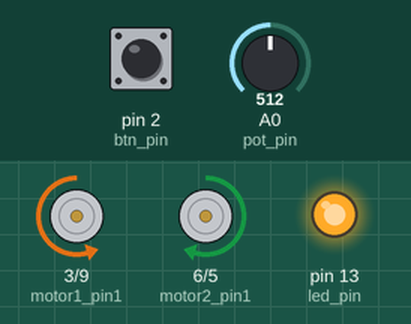
Recording of a sketch running on a simulated Arduino Uno, built with avr-gcc and run on an emulated ATmega328P. Shown: motor-driver pin pairs drawn as motors (green arrow = first pin HIGH = forward, orange = second pin HIGH = backward, longer = more drive, scaled by the enable pin), output pins drawn as LEDs (lit = HIGH). The test bench sets the inputs (shaded band); at power-on: A0 (pot_pin) = 512, pin 2 (btn_pin) LOW.

Above: at 1.2 s.
1.3 s: A0 (pot_pin) set to 716
At 2.5 s:
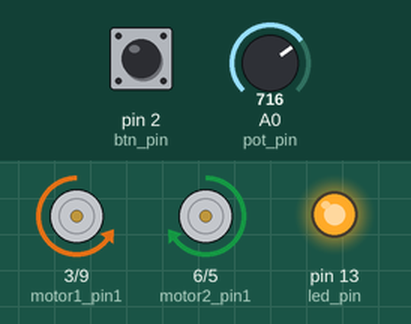
2.8 s: pin 2 (btn_pin) pulled HIGH for 0.15 s
At 2.87 s:
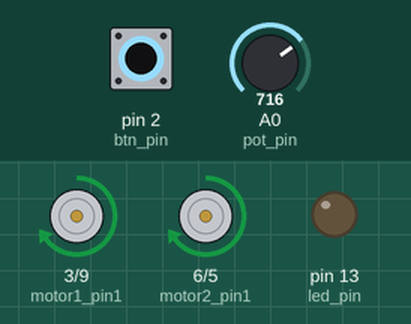
4.4 s: A0 (pot_pin) set to 306
At 5.1 s:
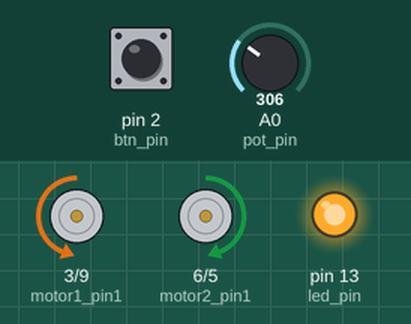
5.9 s: pin 2 (btn_pin) pulled HIGH for 1 s
At 6.7 s:
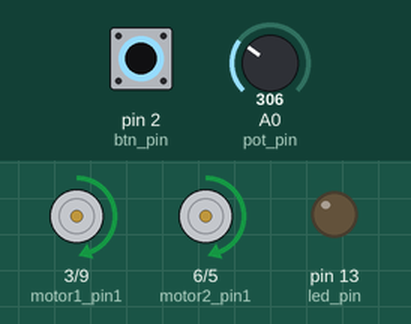
8.4 s: A0 (pot_pin) set to 22
At 9.4 s:
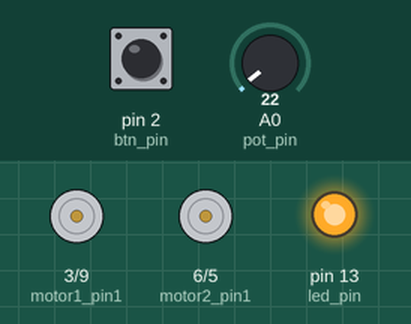
9.9 s: pin 2 (btn_pin) pulled HIGH for 0.15 s
At 9.98 s:
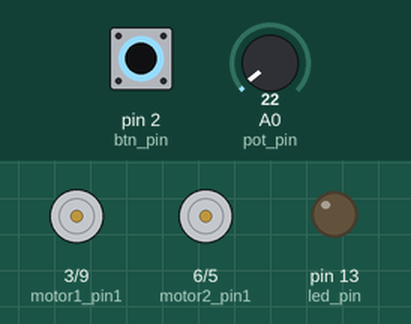
Timing chart, 0 to 12.5 s (numbered marks = the images above; inputs shaded):
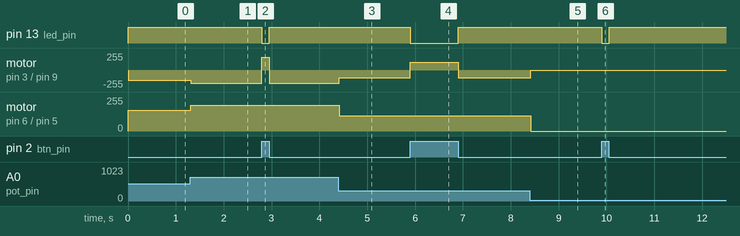

The sketch:

MotorDriver.ino
```cpp
// define PINS and variables
int motor1_enable = 4;
int motor1_pin1   = 3;
int motor1_pin2   = 9;
int motor2_enable = 7;
int motor2_pin1   = 6;
int motor2_pin2   = 5;
int btn_val       = 0;
int pot_val       = 0;
int pot_pin       = 0;
int btn_pin       = 2;
int led_pin       = 13;

void setup() {
  // set all pins
  pinMode(motor1_enable, OUTPUT);
  pinMode(motor2_enable, OUTPUT);
  pinMode(motor1_pin1, OUTPUT);
  pinMode(motor1_pin2, OUTPUT);
  pinMode(motor2_pin1, OUTPUT);
  pinMode(motor2_pin2, OUTPUT);
  pinMode(led_pin, OUTPUT);
  pinMode(pot_pin, INPUT);
  pinMode(btn_pin, INPUT);

  // turn motor on
  digitalWrite(motor1_enable, HIGH);
  digitalWrite(motor2_enable, HIGH);

  Serial.begin(9600);
}

void loop() {
  pot_val = analogRead(pot_pin); // read out

  if(pot_val <32)
  {
    digitalWrite(motor1_enable, LOW);
    digitalWrite(motor2_enable, LOW);
  }
  else
  {
    digitalWrite(motor1_enable, HIGH);
    digitalWrite(motor2_enable, HIGH);
  }

  pot_val = map(pot_val, 32, 1023, 64, 254); // map to value 0-254 to use for PWM

  btn_val = digitalRead(btn_pin); // get the button value
  if (btn_val == HIGH) {          // check if button is pressed
    digitalWrite(led_pin, LOW);   // turn LED OFF
    analogWrite(motor1_pin1, pot_val);
    analogWrite(motor1_pin2, LOW);
    analogWrite(motor2_pin1, pot_val);
    analogWrite(motor2_pin2, LOW);
  } else {
    digitalWrite(led_pin, HIGH);  // turn LED ON
    analogWrite(motor2_pin1, pot_val);
    analogWrite(motor2_pin2, LOW);
    analogWrite(motor1_pin1, LOW);
    analogWrite(motor1_pin2, pot_val);
  }

  delay(15);
}
```

Measured:
- after the input at 1.3 s, motor on pin 3 (motor1_pin1) / pin 9 (motor1_pin2): backward 156/255 → backward 195/255 at once; motor on pin 6 (motor2_pin1) / pin 5 (motor2_pin2): forward 156/255 → forward 195/255 at once
- after the input at 2.8 s, pin 13 (led_pin): HIGH → LOW at once, → HIGH 0.15 s later; motor on pin 3 (motor1_pin1) / pin 9 (motor1_pin2): backward 195/255 → forward 195/255 at once, → backward 195/255 0.15 s later
- after the input at 4.4 s, motor on pin 3 (motor1_pin1) / pin 9 (motor1_pin2): backward 195/255 → backward 116/255 at once; motor on pin 6 (motor2_pin1) / pin 5 (motor2_pin2): forward 195/255 → forward 116/255 at once
- after the input at 5.9 s, pin 13 (led_pin): HIGH → LOW at once, → HIGH 1.0 s later; motor on pin 3 (motor1_pin1) / pin 9 (motor1_pin2): backward 116/255 → forward 116/255 at once, → backward 116/255 1.0 s later
- after the input at 8.4 s, motor on pin 3 (motor1_pin1) / pin 9 (motor1_pin2): backward 116/255 → stopped at once; motor on pin 6 (motor2_pin1) / pin 5 (motor2_pin2): forward 116/255 → stopped at once
- after the input at 9.9 s, pin 13 (led_pin): HIGH → LOW at once, → HIGH 0.15 s later
